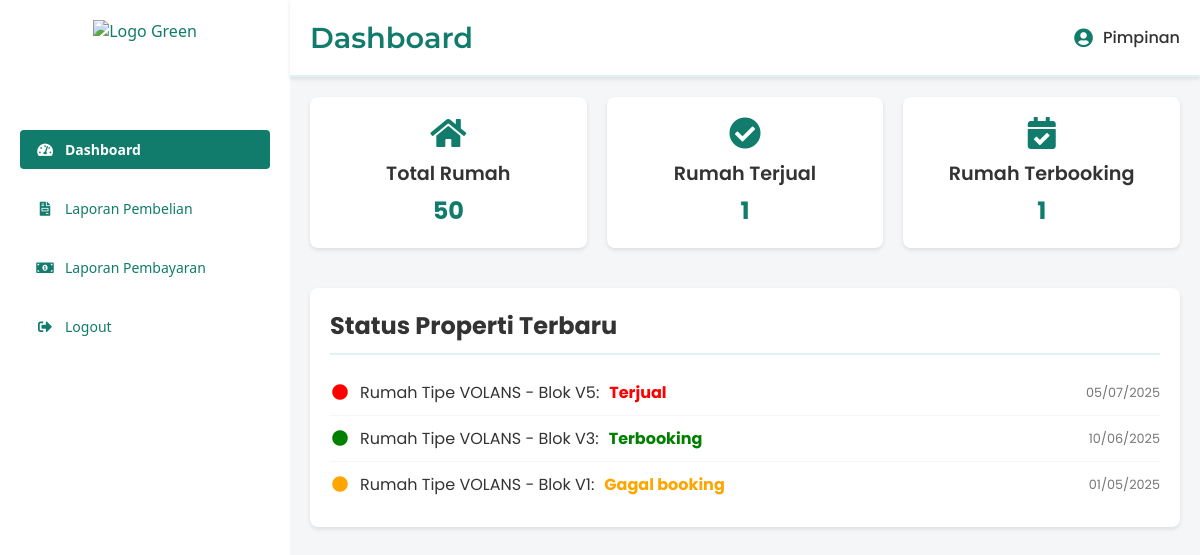
The page /Dashboard_pimpinan.php on the database its author committed.
### tables this page shows
CREATE TABLE `tb_pembelian` (
  `id_pembelian` varchar(100) NOT NULL,
  `tanggal_pembelian` date NOT NULL,
  `nama_pembeli` varchar(50) NOT NULL,
  `type_rumah` varchar(30) NOT NULL,
  `blok_rumah` varchar(5) NOT NULL,
  `id_unit` int(11) UNSIGNED DEFAULT NULL,
  `status_pembelian` enum('Terbooking','Gagal Booking','terjual') NOT NULL,
  `id_rumah` int(11) UNSIGNED DEFAULT NULL,
  `no_ktp` varchar(20) DEFAULT NULL,
  `alamat` text DEFAULT NULL,
  `telepon` varchar(15) DEFAULT NULL
);

### Dashboard_pimpinan.php (the view, shortened to what this page needs)
<?php
$host = "localhost";
$username = "root";
$password = "";
$database = "db_perumahan";
$conn = new mysqli($host, $username, $password, $database);
$sql_total_unit = "SELECT COUNT(*) AS total FROM tb_unit";
$result_total_unit = $conn->query($sql_total_unit);
$row_total_unit = $result_total_unit->fetch_assoc();
$total_rumah_unit = $row_total_unit['total'];
$sql_terjual = "SELECT COUNT(*) AS terjual FROM tb_pembelian WHERE status_pembelian = 'terjual'";
$result_terjual = $conn->query($sql_terjual);
$row_terjual = $result_terjual->fetch_assoc();
$rumah_terjual = $row_terjual['terjual'];
$sql_terbooking = "SELECT COUNT(*) AS terbooking FROM tb_pembelian WHERE status_pembelian = 'terbooking'";
$result_terbooking = $conn->query($sql_terbooking);
$row_terbooking = $result_terbooking->fetch_assoc();
$rumah_terbooking = $row_terbooking['terbooking'];
$sql_status_properti = "SELECT type_rumah, blok_rumah, status_pembelian, tanggal_pembelian
                        FROM tb_pembelian
                        ORDER BY tanggal_pembelian DESC
                        LIMIT 5";
$result_status_properti = $conn->query($sql_status_properti);
?>
<!DOCTYPE html>
<html lang="en">
<head>
    <link href="https://cdnjs.cloudflare.com/ajax/libs/font-awesome/5.15.3/css/all.min.css" rel="stylesheet"/>
</head>
<body>
    <div class="admin-container">
    <aside class="sidebar">
            <div class="sidebar-header" style="justify-content: center;">
                <img src="gambar/Logo_Green.png" alt="Logo Green" class="logo">
            </div>
           <nav class="sidebar-nav">
                <ul>
                     <li>
                        <a href="Dashboard_pimpinan.php" class="active">
                            <i class="fas fa-tachometer-alt"></i>
                            <span>Dashboard</span>
                        </a>
                    </li>
                    <li>
                        <a href="laporan_pembelian.php">
                            <i class="fas fa-file-invoice"></i>
                            <span>Laporan Pembelian</span>
                        </a>
                    </li>
                    <li>
                        <a href="laporan_pembayaran.php">
                            <i class="fas fa-money-bill-alt"></i>
                            <span>Laporan Pembayaran</span>
                        </a>
                    </li>
                    <li class="logout">
                        <a href="logout_pimpinan.php">
                            <i class="fas fa-sign-out-alt"></i>
                            <span>Logout</span>
                        </a>
                    </li>
                </ul>
            </nav>
        </aside>
        <main class="main-content">
            <header class="main-header">
                <h2>Dashboard</h2>
                <div class="admin-info">
                    <i class="fas fa-user-circle"></i>
                    <span>Pimpinan</span>
                </div>
            </header>
            <div class="content-area">
                <div class="dashboard-overview">
                    <div class="overview-card">
                    <i class="fas fa-home"></i>
                        <h3>Total Rumah</h3>
                        <span class="value"><?php echo $total_rumah_unit; ?></span>
                    </div>
                    <div class="overview-card">
                        <i class="fas fa-check-circle"></i>
                        <h3>Rumah Terjual</h3>
                        <span class="value"><?php echo $rumah_terjual; ?></span>
                    </div>
                    <div class="overview-card">
                        <i class="fas fa-calendar-check"></i>
                        <h3>Rumah Terbooking</h3>
                        <span class="value"><?php echo $rumah_terbooking; ?></span>
                    </div>
                </div>
                <div class="property-status">
    <h2>Status Properti Terbaru</h2>
    <ul class="activity-list">
        <?php
        if ($result_status_properti->num_rows > 0) {
            while ($row = $result_status_properti->fetch_assoc()) {
                $status = strtolower($row['status_pembelian']);
                $status_color = '';
                if ($status == 'terjual') {
                    $status_color = 'red';
                } elseif ($status == 'terbooking') {
                    $status_color = 'green';
                } else {
                    $status_color = 'orange';
                }
                echo '<li>';
                echo '<span class="activity-icon"><i class="fas fa-circle" style="color: ' . $status_color . ';"></i></span>';
                echo 'Rumah Tipe ' . htmlspecialchars($row['type_rumah']) . ' - Blok ' . htmlspecialchars($row['blok_rumah']) . ': <span style="font-weight: bold; color: ' . $status_color . ';">' . ucfirst($status) . '</span>';
                echo '<span class="activity-time">' . date('d/m/Y', strtotime($row['tanggal_pembelian'])) . '</span>';
                echo '</li>';
            }
        } else {
            echo '<li>Tidak ada status properti.</li>';
        }
        ?>
    </ul>
</div>
</body>
</html>

### Dashboard_pimpinan.php (style rules this page uses)
body { margin: 0; font-family: 'Segoe UI', sans-serif; background-color: #f4f6f8; display: flex; min-height: 100vh; }
.admin-container { display: flex; flex: 1; min-height: 100vh; }
.sidebar { background-color: #fff; color: #117c6b; width: 250px; padding: 20px; display: flex; flex-direction: column; box-shadow: 2px 0 5px rgba(0, 0, 0, 0.1); }
.sidebar-header { display: flex; align-items: center; justify-content: center; margin-bottom: 30px; }
.sidebar-header .logo { height: 80px; }
.sidebar-nav ul { list-style: none; padding: 0; margin: 0; }
.sidebar-nav ul li a { display: flex; align-items: center; color: #117c6b; text-decoration: none; padding: 10px 15px; margin-bottom: 20px; border-radius: 4px; font-size: 14px; font-weight: 500; transition: background-color 0.3s ease; }
.sidebar-nav ul li a i { margin-right: 10px; width: 20px; text-align: center; }
.sidebar-nav ul li.logout { margin-top: auto; }
.sidebar-nav ul li.logout a { background-color: transparent; color: #117c6b; }
.sidebar-nav ul li a.active { background-color: #117c6b; color: white; font-weight: 600; }
.main-content { flex: 1; background-color: #f4f6f8; display: flex; flex-direction: column; }
.main-header { background-color: #fff; color: #117c6b; padding: 20px; border-bottom: 2px solid #e0f2f1; display: flex; justify-content: space-between; align-items: center; box-shadow: 0 2px 4px rgba(0, 0, 0, 0.1); }
.main-header h2 { margin: 0; font-size: 1.8em; font-family: 'Montserrat', sans-serif; font-weight: 600; }
.admin-info { display: flex; align-items: center; }
.admin-info i { margin-right: 10px; font-size: 1.2em; color: #117c6b; }
.admin-info span { font-weight: 500; color: #333; font-family: 'Poppins', sans-serif; }
.content-area { padding: 20px; flex: 1; font-family: 'Poppins', sans-serif; color: #333; display: flex; flex-direction: column; gap: 20px; }
.dashboard-overview { display: grid; grid-template-columns: repeat(auto-fit, minmax(200px, 1fr)); gap: 20px; margin-bottom: 20px; }
.overview-card { background-color: #fff; padding: 20px; border-radius: 8px; box-shadow: 0 2px 4px rgba(0, 0, 0, 0.1); display: flex; flex-direction: column; align-items: center; justify-content: center; text-align: center; color: #333; }
.overview-card i { font-size: 2em; margin-bottom: 10px; color: #117c6b; }
.overview-card h3 { margin-top: 0; margin-bottom: 5px; font-size: 1.2em; font-weight: 600; }
.overview-card .value { font-size: 1.5em; font-weight: bold; color: #117c6b; }
.activity-list { list-style: none; padding: 0; margin: 0; }
.activity-list li { padding: 10px 0; border-bottom: 1px solid #f4f6f8; display: flex; align-items: center; gap: 10px; }
.activity-list li:last-child { border-bottom: none; }
.activity-icon { color: #117c6b; font-size: 1em; width: 20px; text-align: center; }
.activity-time { font-size: 0.8em; color: #777; margin-left: auto; }
.property-status { background-color: #fff; padding: 20px; border-radius: 8px; box-shadow: 0 2px 4px rgba(0, 0, 0, 0.1); }
.property-status h2 { font-size: 1.5em; margin-top: 0; margin-bottom: 15px; color: #333; border-bottom: 2px solid #e0f2f1; padding-bottom: 10px; }

### rows shown on the page
tb_pembelian: type_rumah "VOLANS", blok_rumah "V5", status_pembelian "Terjual", tanggal_pembelian "05/07/2025"
tb_pembelian: type_rumah "VOLANS", blok_rumah "V3", status_pembelian "Terbooking", tanggal_pembelian "10/06/2025"
tb_pembelian: type_rumah "VOLANS", blok_rumah "V1", status_pembelian "Gagal booking", tanggal_pembelian "01/05/2025"

### other values the page prints
$total_rumah_unit "50"
$rumah_terjual "1"
$rumah_terbooking "1"
